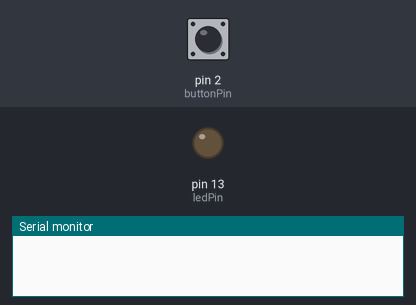
Bench run of a sketch on a simulated Arduino Uno, built with avr-gcc and run on an emulated ATmega328P. Shown: output pins drawn as LEDs (lit = HIGH), the last lines printed to the serial monitor. Inputs (shaded band) come from the test bench; at power-on: pin 2 (buttonPin) LOW.

Above: at 1.2 s.
1.3 s: pin 2 (buttonPin) pulled HIGH for 0.15 s
At 1.7 s:
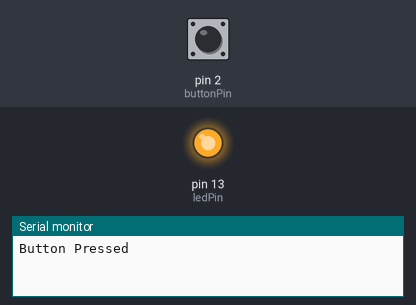
4.4 s: pin 2 (buttonPin) pulled HIGH for 1 s
At 6.7 s:
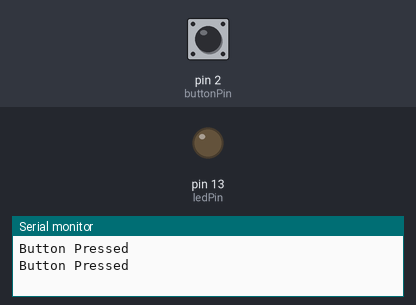
7.9 s: pin 2 (buttonPin) pulled HIGH for 3.2 s
At 9.1 s:
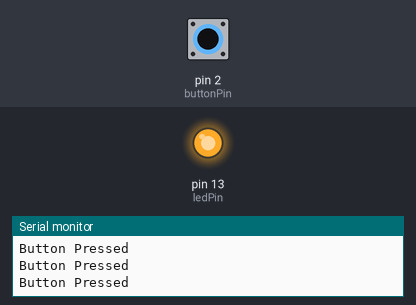
Timing chart, 0 to 13.4 s (numbered marks = the images above; inputs shaded):
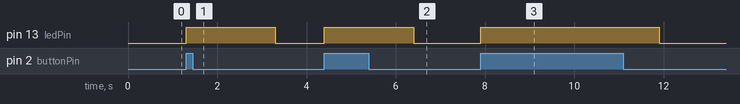

Measured:
- after the input at 1.3 s, pin 13 (ledPin): LOW → HIGH at once, → LOW 2.0 s later
- after the input at 4.4 s, pin 13 (ledPin): LOW → HIGH at once, → LOW 2.0 s later
- after the input at 7.9 s, pin 13 (ledPin): LOW → HIGH at once, → LOW 4.0 s later

The sketch:

02-button-led.ino
```cpp
const int buttonPin = 2;
const int ledPin = 13;

void setup() {
  pinMode(buttonPin, INPUT);
  pinMode(ledPin, OUTPUT);
  Serial.begin(9600);
}

void loop() {
  int buttonState = digitalRead(buttonPin);

  if (buttonState == HIGH) {
    digitalWrite(ledPin, HIGH);
    Serial.println("Button Pressed");
    delay(2000); // delay to make easier it to check the output on the serial monitor
  } else {
    digitalWrite(ledPin, LOW);
  }
}
```
